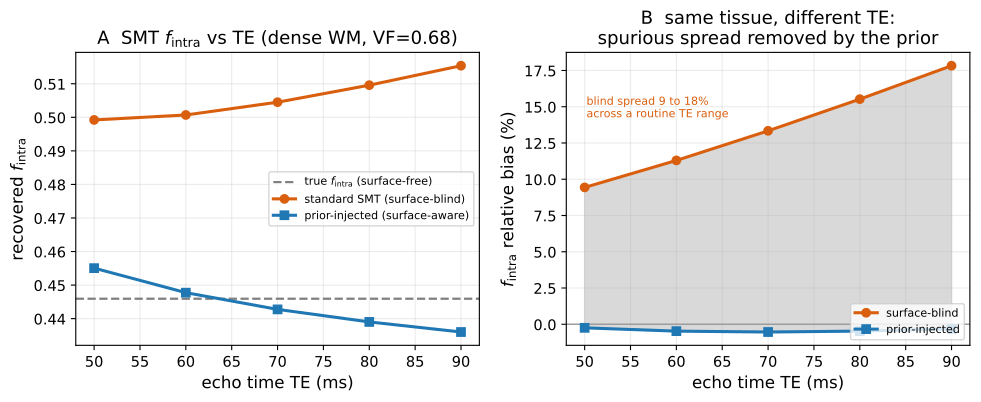

Here is the Python script that generated this plot:
"""fig_smt_fintra.py -- firm up the lead: a REAL SMT fit returns the surface-biased
f_intra, and injecting a histology prior corrects it (single-TE), on PUBLIC engines.

Forward (dmipy-fit public analytical WM model): dense white matter, surface relaxivity ON,
multi-shell dMRI at several echo times -> the differential compartment T2 reweights the
2-compartment (myelin gone) signal. Inverse: the standard Kaden spherical-mean technique
(C1Stick + G2Zeppelin) recovers f_intra. Because the surface T2 factor is b-INDEPENDENT it
propagates through the whole multi-shell fit, so the recovered f_intra IS the surface-biased
signal weight and DRIFTS with TE. Injecting the region's histology prior (gamma calibre + rho
-> rho*(S/V)_int, rho*(S/V)_ext) de-biases it at a SINGLE TE: f_intra/(1-f_intra) is rescaled
by exp(+TE*rho*((S/V)_int-(S/V)_ext)). This harmonizes a cohort scanned at different TEs.

Run: python fig_smt_fintra.py
"""
import os, sys
import numpy as np
import matplotlib
matplotlib.use("Agg")
import matplotlib.pyplot as plt
matplotlib.rcParams.update({"font.size": 12, "axes.titlesize": 13, "axes.labelsize": 12,
                            "xtick.labelsize": 10.5, "ytick.labelsize": 10.5,
                            "legend.fontsize": 10.5})

for _p in (os.environ.get('DMIPY_SIM_PUBLIC'),
           os.environ.get('DMIPY_FIT_PUBLIC')):
    if _p and os.path.isdir(_p) and _p not in sys.path:
        sys.path.insert(0, _p)
HERE = os.path.dirname(os.path.abspath(__file__))

from dmipy_fit.core.modeling_framework import MultiCompartmentSphericalMeanModel
from dmipy_fit.core.acquisition_scheme import acquisition_scheme_from_bvalues
from dmipy_fit.signal_models.cylinder_models import C1Stick
from dmipy_fit.signal_models.gaussian_models import G2Zeppelin
from dmipy_fit.white_matter import composition as comp
from dmipy_fit.white_matter.surface import exterior_surface_to_volume, mean_inv_diameter_4
from dmipy_sim.substrate.biophysical_constants import canonical_white_matter

c = canonical_white_matter(3.0)
ALPHA, BETA_OUT, G = c['gamma_shape_diameter'], c['gamma_scale_diameter'], c['g_ratio']
RHO = c['rho2']
VF = 0.68                                    # dense WM (above crossover VF*=1/(1+g)=0.588)
TES = np.array([50., 60., 70., 80., 90.]) * 1e-3   # both compartments survive across this range

# injected histology prior -> the two surface rates (interior uses inner = g*outer)
SV_INT = mean_inv_diameter_4(ALPHA, G * BETA_OUT, volume_weighted=True)   # 1/m
SV_EXT = exterior_surface_to_volume(VF, ALPHA, BETA_OUT)                  # 1/m
print(f"prior: S/V_int={SV_INT/1e6:.2f} S/V_ext={SV_EXT/1e6:.2f} /um  rho*dSV={RHO*(SV_INT-SV_EXT):.2f}/s")

rng = np.random.default_rng(0)
def dirs(n):
    v = rng.standard_normal((n, 3)); return v / np.linalg.norm(v, axis=1, keepdims=True)
bsh = np.array([1., 2., 3.]) * 1e9; nd = 90
bvals = np.concatenate([[0.] * 8] + [[b] * nd for b in bsh])
bvecs = np.concatenate([dirs(8)] + [dirs(nd) for _ in bsh])

def forward(TE, rho):
    m, p = comp.build_white_matter_model(rho2=rho, f_axon=VF, g_ratio=G,
        gamma_shape=ALPHA, gamma_scale_outer_diameter=BETA_OUT)
    sch = acquisition_scheme_from_bvalues(bvals, bvecs, 0.012, 0.040, TE=np.full(bvals.shape, TE))
    return m.simulate_signal(sch, p), sch

D_PAR = 1.7e-9
LAM_PERP = D_PAR * (1.0 - G ** 2 * VF)             # tortuosity (NODDI lambda_par*(1-v_ic))
def blind_smt(data, sch):
    # standard SMT with the compartment diffusivities FIXED to their (known) values, so the
    # only free parameter is the fraction -- the fit then returns the signal weight w_intra
    # cleanly (free-diffusivity brute2fine is degenerate on this heavily T2-reweighted signal).
    smt = MultiCompartmentSphericalMeanModel(models=[C1Stick(), G2Zeppelin()])
    smt.set_fixed_parameter('C1Stick_1_lambda_par', D_PAR)
    smt.set_fixed_parameter('G2Zeppelin_1_lambda_par', D_PAR)
    smt.set_fixed_parameter('G2Zeppelin_1_lambda_perp', LAM_PERP)
    return float(np.ravel(smt.fit(sch, data[None], solver='brute2fine')
                          .fitted_parameters['partial_volume_0'])[0])

def correct(f_app, TE):                       # inject prior: undo the odds rescaling
    odds = f_app / (1 - f_app) * np.exp(+TE * RHO * (SV_INT - SV_EXT))
    return odds / (1 + odds)

# Isolate the SURFACE effect from the SMT model-mismatch: at each TE fit the SAME blind SMT
# to surface-ON and surface-OFF forwards. surface-OFF is TE-independent (shared T2 cancels in
# the b=0 normalisation) and defines this fitter's unbiased fraction; the ON-OFF gap is the
# pure surface bias, and applies the prior correction to the ON estimate.
f_on, f_off, f_corr = [], [], []
for TE in TES:
    d_on, sch = forward(TE, RHO); d_off, _ = forward(TE, 0.0)
    fon = blind_smt(d_on, sch); foff = blind_smt(d_off, sch)
    f_on.append(fon); f_off.append(foff); f_corr.append(correct(fon, TE))
f_on, f_off, f_corr = np.array(f_on), np.array(f_off), np.array(f_corr)
f_true = float(f_off.mean())                  # TE-independent surface-free fraction
print(f"true f_intra (surface off, TE-indep) = {f_true:.4f} (spread {f_off.std():.4f})")
for i, TE in enumerate(TES):
    print(f"  TE={TE*1e3:3.0f}ms  ON {f_on[i]:.4f} ({100*(f_on[i]-f_off[i])/f_off[i]:+.1f}% surface)  "
          f"prior-corrected {f_corr[i]:.4f} (resid {100*(f_corr[i]-f_off[i])/f_off[i]:+.1f}%)")
f_blind = f_on

# ---- figure ----
fig, ax = plt.subplots(1, 2, figsize=(10.0, 4.2))
teg = TES * 1e3
ax[0].axhline(f_true, color='0.5', ls='--', lw=1.6, label='true $f_{\\rm intra}$ (surface-free)')
ax[0].plot(teg, f_blind, 'o-', color='#d95f0e', lw=2.2, ms=6, label='standard SMT (surface-blind)')
ax[0].plot(teg, f_corr, 's-', color='#1f77b4', lw=2.2, ms=6, label='prior-injected (surface-aware)')
ax[0].set_xlabel('echo time TE (ms)'); ax[0].set_ylabel(r'recovered $f_{\rm intra}$')
ax[0].set_title(f'A  SMT $f_{{\\rm intra}}$ vs TE (dense WM, VF={VF})')
ax[0].legend(fontsize=8, loc='center right'); ax[0].grid(alpha=0.25)

# B: the cohort story -- healthy controls scanned at different TE (bias vs the fitter's own
# surface-free fraction, isolating the surface term from SMT model-mismatch)
biasb = 100 * (f_blind - f_off) / f_off
biasc = 100 * (f_corr - f_off) / f_off
ax[1].axhline(0, color='0.6', lw=1)
ax[1].plot(teg, biasb, 'o-', color='#d95f0e', lw=2.2, ms=6, label='surface-blind')
ax[1].plot(teg, biasc, 's-', color='#1f77b4', lw=2.2, ms=6, label='prior-injected')
ax[1].fill_between(teg, biasb, biasc, color='0.85', zorder=0)
ax[1].set_xlabel('echo time TE (ms)'); ax[1].set_ylabel(r'$f_{\rm intra}$ relative bias (%)')
ax[1].set_title('B  same tissue, different TE:\nspurious spread removed by the prior')
ax[1].annotate(f'blind spread {biasb.min():.0f} to {biasb.max():.0f}%\nacross a routine TE range',
               xy=(teg[-1], biasb[-1]), xytext=(0.05, 0.85), textcoords='axes fraction',
               fontsize=8, color='#d95f0e', va='top')
ax[1].legend(fontsize=8, loc='lower right'); ax[1].grid(alpha=0.25)
fig.tight_layout()
out = os.path.join(HERE, "fig_smt_fintra.pdf")
fig.savefig(out, bbox_inches='tight'); fig.savefig(out.replace('.pdf', '.png'), dpi=140, bbox_inches='tight')
print("saved", out)
